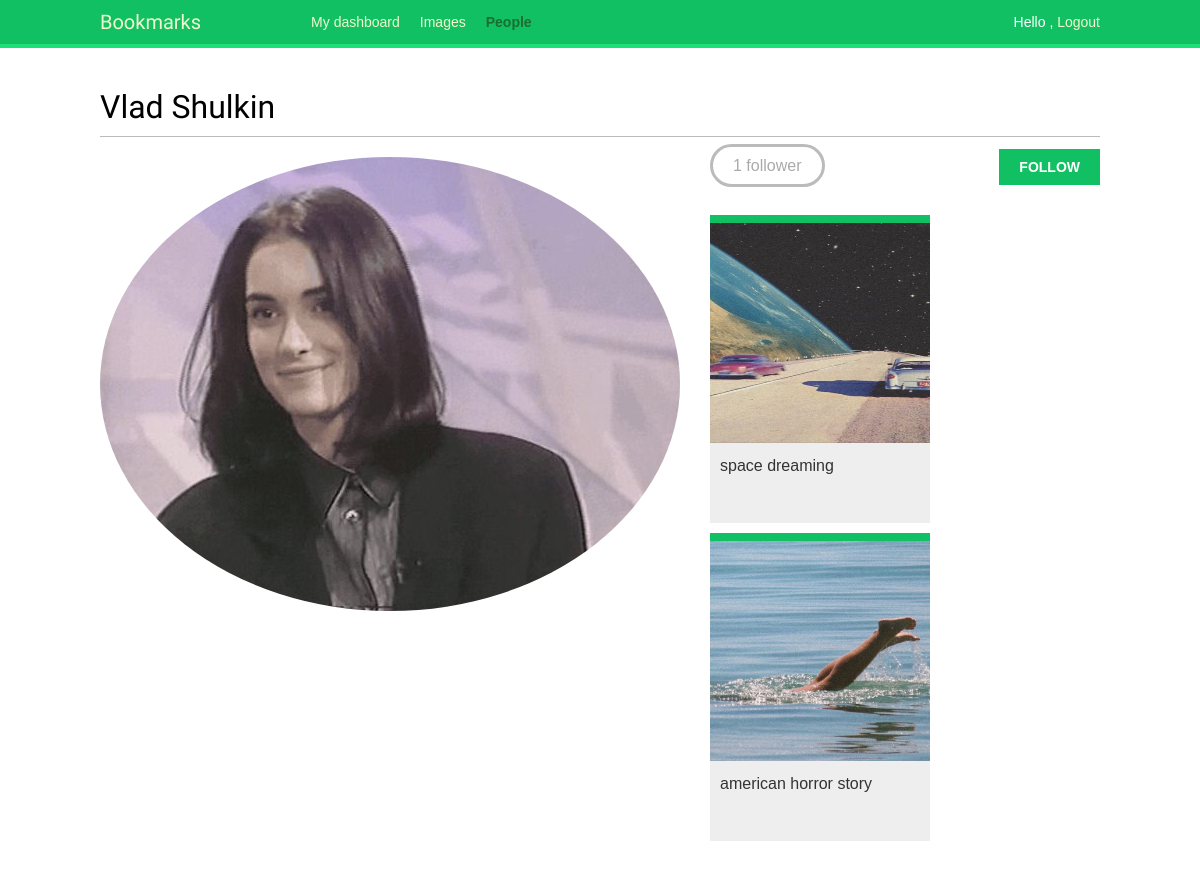
/account/users/user_3/ (signed in), run on the app's committed database.
### images/models.py (models this page shows, shortened)
class Image(models.Model):
    user = models.ForeignKey(settings.AUTH_USER_MODEL,
                             related_name='images_created',
                             on_delete=models.CASCADE)
    title = models.CharField(max_length=200)
    slug = models.SlugField(max_length=200,
                            blank=True)
    url = models.URLField()
    image = models.ImageField(upload_to='images/%Y/%m/%d/')
    description = models.TextField(blank=True)
    created = models.DateField(auto_now_add=True,
                               db_index=True)
    users_like = models.ManyToManyField(settings.AUTH_USER_MODEL,
                                        related_name='images_liked',
                                        blank=True)
    total_likes = models.PositiveIntegerField(db_index=True,
                                              default=0)
    def get_absolute_url(self):
            return reverse('images:detail', args=[self.id, self.slug])

### account/views.py (the view)
# urls.py: path('users/<username>/', views.user_detail, name='user_detail'),
@login_required
def user_detail(request, username):
    user = get_object_or_404(User,
                             username=username,
                             is_active=True)
    return render(request,
                  'account/user/detail.html',
                  {'section': 'people',
                   'user': user})

### account/templates/account/user/detail.html (shortened to what this page needs)
{% extends "base.html" %}
{% load thumbnail %}
{% block content %}
  <h1>{{ user.get_full_name }}</h1>
  <div class="profile-info">
    {% thumbnail user.profile.photo "180x180" crop="100%" as im %}
      <img src="{{ im.url }}" class="user-detail">
    {% endthumbnail %}
  </div>
  {% with total_followers=user.followers.count %}
    <span class="count">
      <span class="total">{{ total_followers }}</span>
      follower{{ total_followers|pluralize }}
    </span>
    <a href="#" data-id="{{ user.id }}" data-action="{% if request.user in user.followers.all %}un{% endif %}follow" class="follow button">
      {% if request.user not in user.followers.all %}
        Follow
      {% else %}
        Unfollow
      {% endif %}
    </a>
    <div id="image-list" class="image-container">
      {% include "images/image/list_ajax.html" with images=user.images_created.all %}
    </div>
  {% endwith %}
{% endblock %}

### images/templates/images/image/list_ajax.html
{% load thumbnail %}
{% for image in images %}
  <div class="image">
    <a href="{{ image.get_absolute_url }}">
      {% thumbnail image.image "300x300" crop="100%" as im %}
        <a href="{{ image.get_absolute_url }}">
          <img src="{{ im.url }}">
        </a>
      {% endthumbnail %}
    </a>
    <div class="info">
      <a href="{{ image.get_absolute_url }}" class="title">
        {{ image.title }}
      </a>
    </div>
  </div>
{% endfor %}

### account/static/css/base.css (style rules this page uses)
body { margin:0; padding:0; font-family:helvetica, sans-serif; }
a { color:#12c064; text-decoration:none; }
h1, h2, h3, h4, h5 , h6 { font-family: 'Muli', sans-serif; font-weight:normal; }
h1 { border-bottom:1px solid #bbb; padding:0 0 10px 0; margin:10px 0 20px 0; }
input[type=submit], a.button { font-weight:bold; background:#12c064; color:#fff; padding:10px 20px; font-size:14px; text-transform:uppercase; }
.count { color:#aaa; border:3px solid #bbb; border-radius:26px; padding:10px 20px; margin:20px 10px 0; }
a.like, a.follow { float:right; margin-top:-8px; }
#image-list { overflow:auto; }
#image-list .image { float:left; width:220px; height:300px; margin:0 10px 10px 10px; border-top:8px solid #12c064; background:#eee; }
#image-list img { width:220px; height:220px; }
#image-list .info { padding:10px; }
#image-list .info a { color:#333; }
img.user-detail { border-radius:50%; float:left; }
.profile-info { float:left; overflow:auto; margin-right:20px; }
.image-container { margin-top:40px; }

### data on the page
Image: shows a picture, title "space dreaming"
Image: shows a picture, title "american horror story"

### other printed values
{{ user.get_full_name }} "Vlad Shulkin"
{{ total_followers }} "1"
